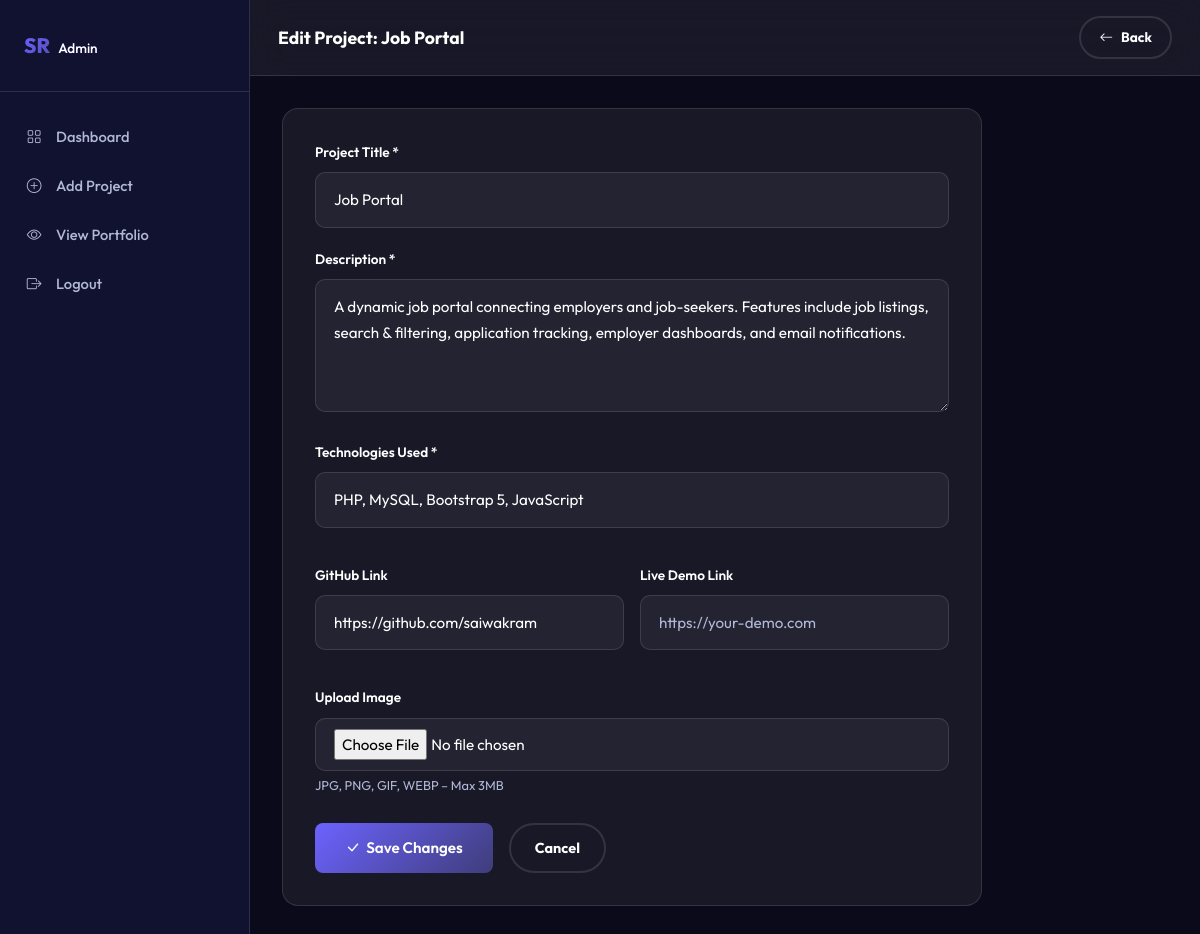
Page /admin/edit_project.php?id=2 (signed in) on the committed database.
### tables this page shows
CREATE TABLE IF NOT EXISTS projects (
    id           INT AUTO_INCREMENT PRIMARY KEY,
    title        VARCHAR(150)  NOT NULL,
    description  TEXT          NOT NULL,
    technologies VARCHAR(255)  NOT NULL,
    image        VARCHAR(255)  DEFAULT NULL,
    github_link  VARCHAR(255)  DEFAULT NULL,
    demo_link    VARCHAR(255)  DEFAULT NULL,
    created_at   TIMESTAMP     DEFAULT CURRENT_TIMESTAMP
);

### admin/edit_project.php (the view, shortened to what this page needs)
<?php
$db = getDB();
$id = (int)($_GET['id'] ?? 0);
$stmt = $db->prepare('SELECT * FROM projects WHERE id = ?');
$stmt->execute([$id]);
$project = $stmt->fetch();
?>
<!DOCTYPE html>
<html lang="en">
<head>
    <link rel="stylesheet" href="https://cdn.jsdelivr.net/npm/bootstrap@5.3.2/dist/css/bootstrap.min.css">
    <link rel="stylesheet" href="https://cdn.jsdelivr.net/npm/bootstrap-icons@1.11.3/font/bootstrap-icons.min.css">
    <link rel="stylesheet" href="../assets/css/style.css">
</head>
<body>
<aside class="admin-sidebar">
    <div class="sidebar-brand">
        <span style="background:var(--gradient-1);-webkit-background-clip:text;-webkit-text-fill-color:transparent;background-clip:text;font-weight:800;">SR<span class="brand-text" style="-webkit-text-fill-color:var(--text-primary);font-size:.85rem;font-weight:500;margin-left:8px;">Admin</span></span>
    </div>
    <nav>
        <a href="dashboard.php" class="sidebar-nav-item">
            <i class="bi bi-grid"></i><span class="nav-text">Dashboard</span>
        </a>
        <a href="add_project.php" class="sidebar-nav-item">
            <i class="bi bi-plus-circle"></i><span class="nav-text">Add Project</span>
        </a>
        <a href="../index.php" class="sidebar-nav-item" target="_blank">
            <i class="bi bi-eye"></i><span class="nav-text">View Portfolio</span>
        </a>
        <a href="logout.php" class="sidebar-nav-item">
            <i class="bi bi-box-arrow-right"></i><span class="nav-text">Logout</span>
        </a>
    </nav>
</aside>
<div class="admin-main">
    <div class="admin-topbar">
        <h1 style="font-size:1.1rem;font-weight:700;margin:0;">
            Edit Project: <?= htmlspecialchars($project['title']) ?>
        </h1>
        <a href="dashboard.php" class="btn-outline-custom" style="padding:8px 18px;font-size:.85rem;">
            <i class="bi bi-arrow-left"></i> Back
        </a>
    </div>
    <div class="admin-content">
        <div class="admin-form-card">
            <form method="POST" action="edit_project.php?id=<?= $id ?>" enctype="multipart/form-data" novalidate>
                <div class="form-group">
                    <label class="form-label-custom" for="title">Project Title *</label>
                    <input type="text" id="title" name="title" class="form-control-custom"
                           placeholder="e.g. Transport ERP" required maxlength="150"
                           value="<?= htmlspecialchars($project['title']) ?>">
                </div>
                <div class="form-group mt-3">
                    <label class="form-label-custom" for="description">Description *</label>
                    <textarea id="description" name="description" class="form-control-custom" rows="4"
                              placeholder="Describe your project…" required><?= htmlspecialchars($project['description']) ?></textarea>
                </div>
                <div class="form-group mt-3">
                    <label class="form-label-custom" for="technologies">Technologies Used *</label>
                    <input type="text" id="technologies" name="technologies" class="form-control-custom"
                           placeholder="e.g. PHP, MySQL, Bootstrap 5"
                           required maxlength="255"
                           value="<?= htmlspecialchars($project['technologies']) ?>">
                </div>
                <div class="row g-3 mt-0">
                    <div class="col-sm-6 form-group">
                        <label class="form-label-custom" for="github_link">GitHub Link</label>
                        <input type="url" id="github_link" name="github_link" class="form-control-custom"
                               placeholder="https://github.com/…"
                               value="<?= htmlspecialchars($project['github_link'] ?? '') ?>">
                    </div>
                    <div class="col-sm-6 form-group">
                        <label class="form-label-custom" for="demo_link">Live Demo Link</label>
                        <input type="url" id="demo_link" name="demo_link" class="form-control-custom"
                               placeholder="https://your-demo.com"
                               value="<?= htmlspecialchars($project['demo_link'] ?? '') ?>">
                    </div>
                </div>
                <div class="form-group mt-3">
                    <label class="form-label-custom" for="image">
                        <?= $project['image'] ? 'Replace Image' : 'Upload Image' ?>
                    </label>
                    <input type="file" id="image" name="image" class="form-control-custom"
                           accept="image/jpeg,image/png,image/gif,image/webp" style="padding:10px 18px;">
                    <small style="color:var(--text-secondary);font-size:.8rem;">JPG, PNG, GIF, WEBP – Max 3MB</small>
                </div>
                <div class="d-flex gap-3 mt-4">
                    <button type="submit" class="btn-admin btn-admin-primary" style="padding:12px 30px;font-size:.95rem;">
                        <i class="bi bi-check-lg"></i> Save Changes
                    </button>
                    <a href="dashboard.php" class="btn-outline-custom" style="padding:11px 24px;font-size:.9rem;">
                        Cancel
                    </a>
                </div>
            </form>
        </div>
    </div>
</div>
</body>
</html>

### assets/css/style.css (style rules this page uses)
:root { --bg-primary: #0a0a1a; --bg-secondary: #111130; --bg-card: rgba(255,255,255,0.05); --text-primary: #ffffff; --text-secondary:#b0b8d4; --accent: #6c63ff; --accent-2: #ff6584; --accent-3: #43e97b; --gradient-1: linear-gradient(135deg,#6c63ff 0%,#3f3d7a 100%); --gradient-2: linear-gradient(135deg,#ff6584 0%,#fd9644 100%); --gradient-3: linear-gradient(135deg,#43e97b 0%,#38f9d7 100%); --gradient-hero: linear-gradient(135deg,#0a0a1a 0%,#1a1a3e 50%,#0d1b2a 100%); --glass-bg: rgba(255,255,255,0.06); --glass-border: rgba(255,255,255,0.12); --shadow: 0 8px 32px rgba(0,0,0,0.4); --radius: 16px; --radius-sm: 10px; --transition: 0.3s cubic-bezier(.25,.8,.25,1); --font-main: 'Outfit', sans-serif; --navbar-height: 72px; }
*, *::before, *::after { box-sizing: border-box; margin: 0; padding: 0; }
html { scroll-behavior: smooth; scroll-padding-top: var(--navbar-height); }
body { font-family: var(--font-main); background: var(--bg-primary); color: var(--text-primary); line-height: 1.7; overflow-x: hidden; transition: background var(--transition), color var(--transition); }
a { text-decoration: none; color: inherit; transition: color var(--transition); }
.btn-outline-custom { padding: 13px 34px; border-radius: 50px; background: transparent; color: var(--text-primary); font-weight: 700; font-size: .95rem; border: 2px solid var(--glass-border); cursor: pointer; transition: var(--transition); display: inline-flex; align-items: center; gap: 8px; }
.form-control-custom { width: 100%; background: rgba(255,255,255,0.05); border: 1.5px solid var(--glass-border); border-radius: var(--radius-sm); padding: 14px 18px; color: var(--text-primary); font-family: var(--font-main); font-size: .95rem; transition: var(--transition); outline: none; }
.form-control-custom::placeholder { color: var(--text-secondary); }
.form-label-custom { font-size: .85rem; font-weight: 600; margin-bottom: 8px; display: block; }
.form-group { margin-bottom: 20px; }
.admin-sidebar { width: 250px; min-height: 100vh; background: var(--bg-secondary); border-right: 1px solid var(--glass-border); position: fixed; top: 0; left: 0; bottom: 0; display: flex; flex-direction: column; z-index: 200; padding: 28px 0; transition: var(--transition); }
.admin-sidebar .sidebar-brand { padding: 0 24px 28px; border-bottom: 1px solid var(--glass-border); margin-bottom: 20px; font-size: 1.3rem; font-weight: 800; }
.admin-sidebar .sidebar-brand span { color: var(--accent); }
.sidebar-nav-item { padding: 12px 24px; display: flex; align-items: center; gap: 12px; color: var(--text-secondary); font-weight: 500; font-size: .92rem; transition: var(--transition); border-radius: 0; cursor: pointer; }
.sidebar-nav-item i { width: 20px; text-align: center; }
.admin-main { margin-left: 250px; min-height: 100vh; background: var(--bg-primary); }
.admin-topbar { background: var(--glass-bg); border-bottom: 1px solid var(--glass-border); padding: 16px 28px; display: flex; align-items: center; justify-content: space-between; backdrop-filter: blur(20px); position: sticky; top: 0; z-index: 100; }
.admin-content { padding: 32px; }
.btn-admin { padding: 8px 20px; border-radius: 8px; font-weight: 600; font-size: .82rem; border: none; cursor: pointer; transition: var(--transition); display: inline-flex; align-items: center; gap: 6px; }
.btn-admin-primary { background: var(--gradient-1); color: #fff; }
.admin-form-card { background: var(--glass-bg); border: 1px solid var(--glass-border); border-radius: var(--radius); padding: 32px; max-width: 700px; }

### rows in the picture
projects: title "Job Portal", description "A dynamic job portal connecting employers and job-seekers. Features include job listings, search & filtering, application tracking, employer dashboards, and email notifications.", technologies "PHP, MySQL, Bootstrap 5, JavaScript", github_link "https://github.com/saiwakram"
